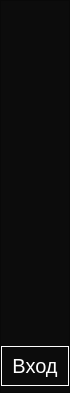
        <widget class="QFrame" name="frame_left_menu">
         <property name="minimumSize">
          <size>
           <width>70</width>
           <height>0</height>
          </size>
         </property>
         <property name="maximumSize">
          <size>
           <width>70</width>
           <height>16777215</height>
          </size>
         </property>
         <property name="styleSheet">
          <string notr="true">background-color:rgb(12,12,12);
color:#fff;
font-size:20px;</string>
         </property>
         <property name="frameShape">
          <enum>QFrame::StyledPanel</enum>
         </property>
         <property name="frameShadow">
          <enum>QFrame::Raised</enum>
         </property>
         <layout class="QVBoxLayout" name="verticalLayout_3">
          <property name="leftMargin">
           <number>0</number>
          </property>
          <property name="topMargin">
           <number>0</number>
          </property>
          <property name="rightMargin">
           <number>0</number>
          </property>
          <property name="bottomMargin">
           <number>0</number>
          </property>
          <item>
           <widget class="QPushButton" name="btn_page_1">
            <property name="minimumSize">
             <size>
              <width>0</width>
              <height>40</height>
             </size>
            </property>
            <property name="styleSheet">
             <string notr="true">QPushButton {
	color: rgb(255, 255, 255);
	border: 0px solid;
}
QPushButton:hover {
	background-color: rgb(85, 170, 255);
}</string>
            </property>
            <property name="text">
             <string/>
            </property>
            <property name="icon">
             <iconset>
              <normaloff>img/icons/home-_1_.ico</normaloff>img/icons/home-_1_.ico</iconset>
            </property>
           </widget>
          </item>
          <item>
           <widget class="QPushButton" name="btn_page_2">
            <property name="minimumSize">
             <size>
              <width>0</width>
              <height>40</height>
             </size>
            </property>
            <property name="styleSheet">
             <string notr="true">QPushButton {
	color: rgb(255, 255, 255);
	border: 0px solid;
}
QPushButton:hover {
	background-color: rgb(85, 170, 255);
}</string>
            </property>
            <property name="text">
             <string/>
            </property>
            <property name="icon">
             <iconset>
              <normaloff>img/icons/calculator_(1).ico</normaloff>img/icons/calculator_(1).ico</iconset>
            </property>
           </widget>
          </item>
          <item>
           <widget class="QPushButton" name="btn_page_3">
            <property name="minimumSize">
             <size>
              <width>0</width>
              <height>40</height>
             </size>
            </property>
            <property name="styleSheet">
             <string notr="true">QPushButton {
	color: rgb(255, 255, 255);
	border: 0px solid;
}
QPushButton:hover {
	background-color: rgb(85, 170, 255);
}</string>
            </property>
            <property name="text">
             <string/>
            </property>
            <property name="icon">
             <iconset>
              <normaloff>img/icons/barrel-_1_.ico</normaloff>img/icons/barrel-_1_.ico</iconset>
            </property>
           </widget>
          </item>
          <item>
           <widget class="QPushButton" name="btn_page_4">
            <property name="minimumSize">
             <size>
              <width>0</width>
              <height>40</height>
             </size>
            </property>
            <property name="styleSheet">
             <string notr="true">QPushButton {
	color: rgb(255, 255, 255);
	border: 0px solid;
}
QPushButton:hover {
	background-color: rgb(85, 170, 255);
}</string>
            </property>
            <property name="text">
             <string/>
            </property>
            <property name="icon">
             <iconset>
              <normaloff>img/icons/apple-_1_.ico</normaloff>img/icons/apple-_1_.ico</iconset>
            </property>
           </widget>
          </item>
          <item>
           <widget class="QPushButton" name="btn_page_5">
            <property name="minimumSize">
             <size>
              <width>0</width>
              <height>40</height>
             </size>
            </property>
            <property name="styleSheet">
             <string notr="true">QPushButton {
	color: rgb(255, 255, 255);
	border: 0px solid;
}
QPushButton:hover {
	background-color: rgb(85, 170, 255);
}</string>
            </property>
            <property name="text">
             <string/>
            </property>
            <property name="icon">
             <iconset>
              <normaloff>img/icons/info-_1_.ico</normaloff>img/icons/info-_1_.ico</iconset>
            </property>
           </widget>
          </item>
          <item>
           <widget class="QPushButton" name="btn_page_6">
            <property name="minimumSize">
             <size>
              <width>0</width>
              <height>40</height>
             </size>
            </property>
            <property name="styleSheet">
             <string notr="true">QPushButton {
	color: rgb(255, 255, 255);
	border: 0px solid;
}
QPushButton:hover {
	background-color: rgb(85, 170, 255);
}</string>
            </property>
            <property name="text">
             <string/>
            </property>
            <property name="icon">
             <iconset>
              <normaloff>img/icons/settings-_1_.ico</normaloff>img/icons/settings-_1_.ico</iconset>
            </property>
           </widget>
          </item>
          <item>
           <spacer name="verticalSpacer">
            <property name="orientation">
             <enum>Qt::Vertical</enum>
            </property>
            <property name="sizeHint" stdset="0">
             <size>
              <width>20</width>
              <height>40</height>
             </size>
            </property>
           </spacer>
          </item>
          <item>
           <widget class="QLabel" name="label_menu_login">
            <property name="styleSheet">
             <string notr="true">color:#fff;
font-size:20px;</string>
            </property>
            <property name="text">
             <string/>
            </property>
           </widget>
          </item>
          <item>
           <widget class="QPushButton" name="btn_login">
            <property name="enabled">
             <bool>true</bool>
            </property>
            <property name="minimumSize">
             <size>
              <width>0</width>
              <height>40</height>
             </size>
            </property>
            <property name="styleSheet">
             <string notr="true">QPushButton {
	color: rgb(255, 255, 255);
	border:1px solid #fff;
	color:#fff;
	font-size:20px;
}
QPushButton:hover {
	background-color: rgb(85, 170, 255);
}</string>
            </property>
            <property name="text">
             <string>Вход</string>
            </property>
            <property name="icon">
             <iconset>
              <normaloff>img/icons/sigh_in.ico</normaloff>img/icons/sigh_in.ico</iconset>
            </property>
           </widget>
          </item>
          <item alignment="Qt::AlignTop">
           <widget class="QFrame" name="frame_top_menus">
            <property name="styleSheet">
             <string notr="true"/>
            </property>
            <property name="frameShape">
             <enum>QFrame::NoFrame</enum>
            </property>
            <property name="frameShadow">
             <enum>QFrame::Raised</enum>
            </property>
            <layout class="QVBoxLayout" name="verticalLayout_4">
             <property name="spacing">
              <number>0</number>
             </property>
             <property name="leftMargin">
              <number>0</number>
             </property>
             <property name="topMargin">
              <number>0</number>
             </property>
             <property name="rightMargin">
              <number>0</number>
             </property>
             <property name="bottomMargin">
              <number>0</number>
             </property>
            </layout>
           </widget>
          </item>
         </layout>
        </widget>
